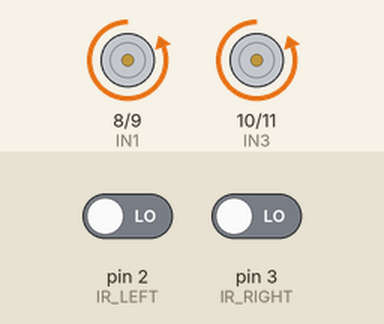
Recording of a sketch running on a simulated Arduino Uno, built with avr-gcc and run on an emulated ATmega328P. On the bench: motor-driver pin pairs drawn as motors (green arrow = first pin HIGH = forward, orange = second pin HIGH = backward, longer = more drive, scaled by the enable pin). Inputs (shaded band) come from the test bench; at power-on: pin 2 (IR_LEFT) LOW, pin 3 (IR_RIGHT) LOW.

Above: at 1.2 s.
1.3 s: pin 2 (IR_LEFT) driven HIGH
At 1.9 s:
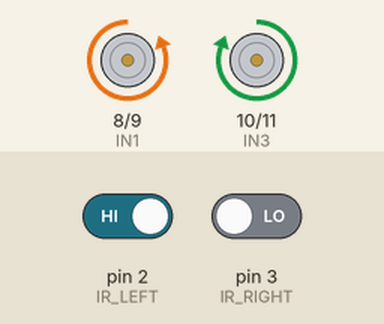
2.8 s: pin 3 (IR_RIGHT) driven HIGH
At 4.0 s:
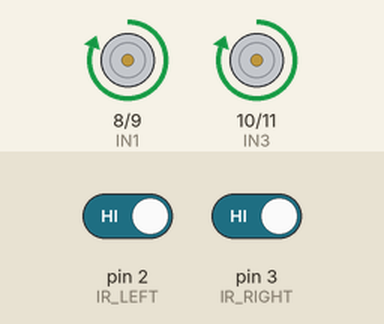
4.3 s: pin 2 (IR_LEFT) driven LOW
At 5.4 s:
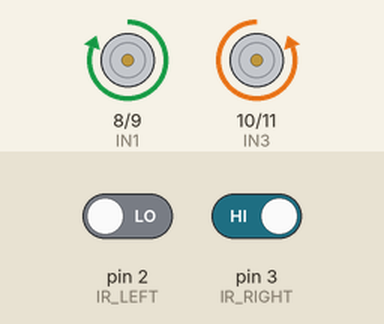
5.8 s: pin 3 (IR_RIGHT) driven LOW
At 6.5 s:
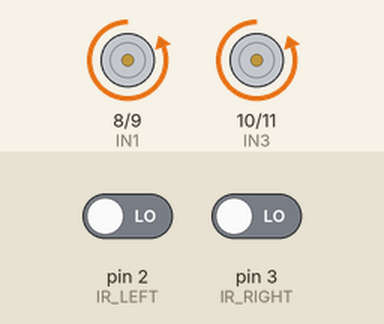
Timing chart, 0 to 8.3 s (numbered marks = the images above; inputs shaded):
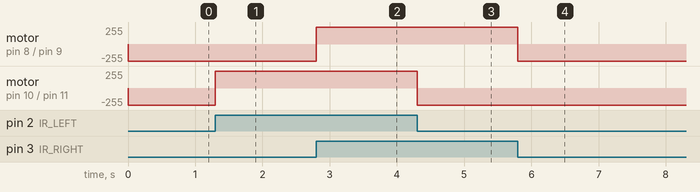

Measured:
- after the input at 1.3 s, motor on pin 10 (IN3) / pin 11 (IN4): backward 255/255 → forward 255/255 at once
- after the input at 2.8 s, motor on pin 8 (IN1) / pin 9 (IN2): backward 255/255 → forward 255/255 at once
- after the input at 4.3 s, motor on pin 10 (IN3) / pin 11 (IN4): forward 255/255 → backward 255/255 at once
- after the input at 5.8 s, motor on pin 8 (IN1) / pin 9 (IN2): forward 255/255 → backward 255/255 at once

The sketch:

obstacle_avoider.ino
```cpp
// Motor Pins
#define IN1 8
#define IN2 9
#define IN3 10
#define IN4 11
#define ENA 5
#define ENB 6

// IR Sensor Pins
#define IR_LEFT 2
#define IR_RIGHT 3

#define SPEED 255  // Full aggressive speed

void setup() {
  pinMode(IN1, OUTPUT);
  pinMode(IN2, OUTPUT);
  pinMode(IN3, OUTPUT);
  pinMode(IN4, OUTPUT);
  pinMode(ENA, OUTPUT);
  pinMode(ENB, OUTPUT);

  pinMode(IR_LEFT, INPUT);
  pinMode(IR_RIGHT, INPUT);

  // Set full speed once
  analogWrite(ENA, SPEED);
  analogWrite(ENB, SPEED);
}

// Motor control functions
void forward() {
  digitalWrite(IN1, HIGH);
  digitalWrite(IN2, LOW);
  digitalWrite(IN3, HIGH);
  digitalWrite(IN4, LOW);
}

void hardRight() {
  digitalWrite(IN1, HIGH);
  digitalWrite(IN2, LOW);
  digitalWrite(IN3, LOW);
  digitalWrite(IN4, HIGH);
}

void hardLeft() {
  digitalWrite(IN1, LOW);
  digitalWrite(IN2, HIGH);
  digitalWrite(IN3, HIGH);
  digitalWrite(IN4, LOW);
}

void reverseSpin() {
  digitalWrite(IN1, LOW);
  digitalWrite(IN2, HIGH);
  digitalWrite(IN3, LOW);
  digitalWrite(IN4, HIGH);
}

void loop() {
  int leftState  = digitalRead(IR_LEFT);
  int rightState = digitalRead(IR_RIGHT);

  // BOTH CLEAR → FULL SPEED FORWARD
  if (leftState == HIGH && rightState == HIGH) {
    forward();
  }
  // LEFT OBSTACLE → HARD RIGHT TURN
  else if (leftState == LOW && rightState == HIGH) {
    hardRight();
  }
  // RIGHT OBSTACLE → HARD LEFT TURN
  else if (leftState == HIGH && rightState == LOW) {
    hardLeft();
  }
  // BOTH DETECT → INSTANT REVERSE SPIN
  else {
    reverseSpin();
  }
}
```
